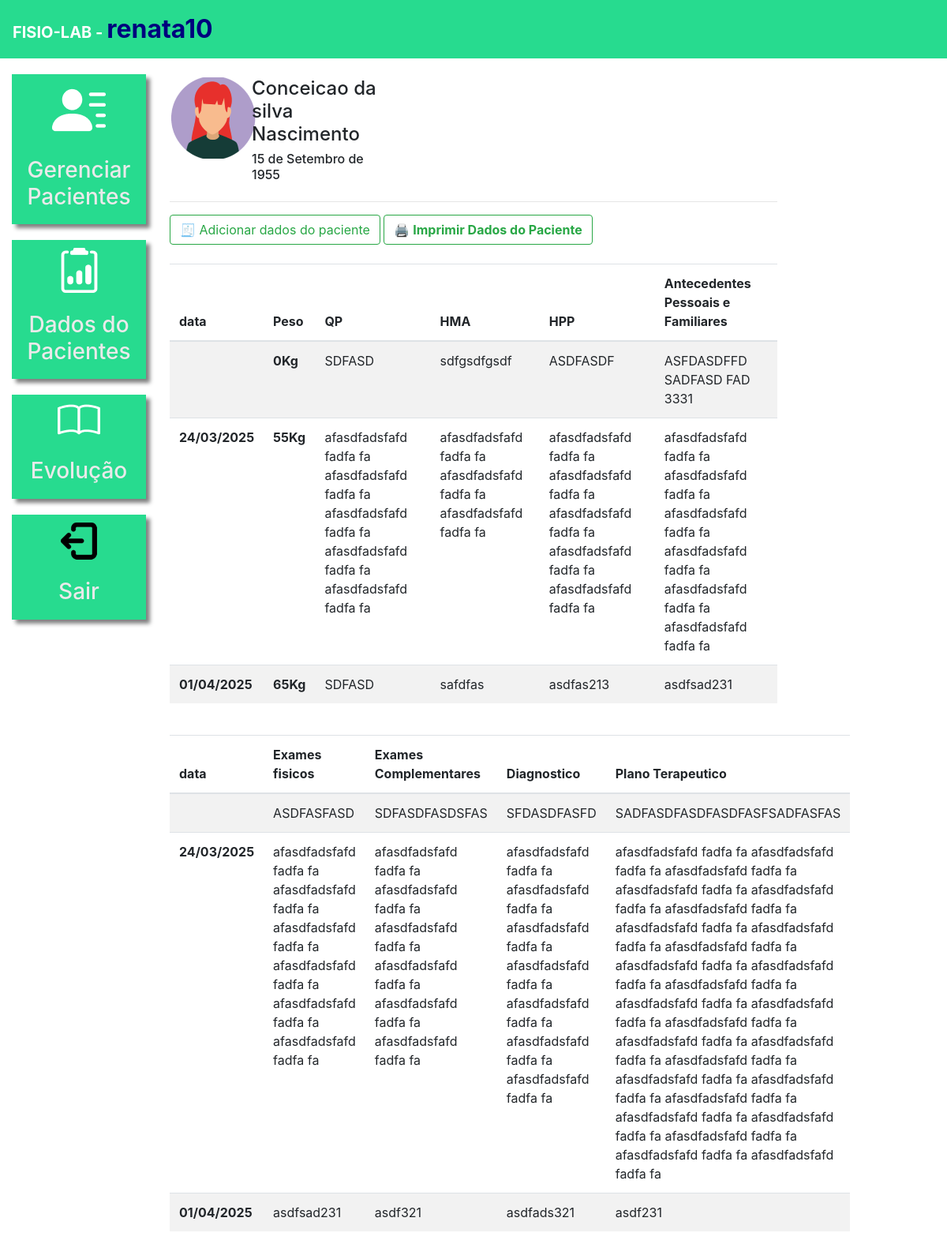
Page /dados_paciente/3/ (signed in) on the earlier database version.
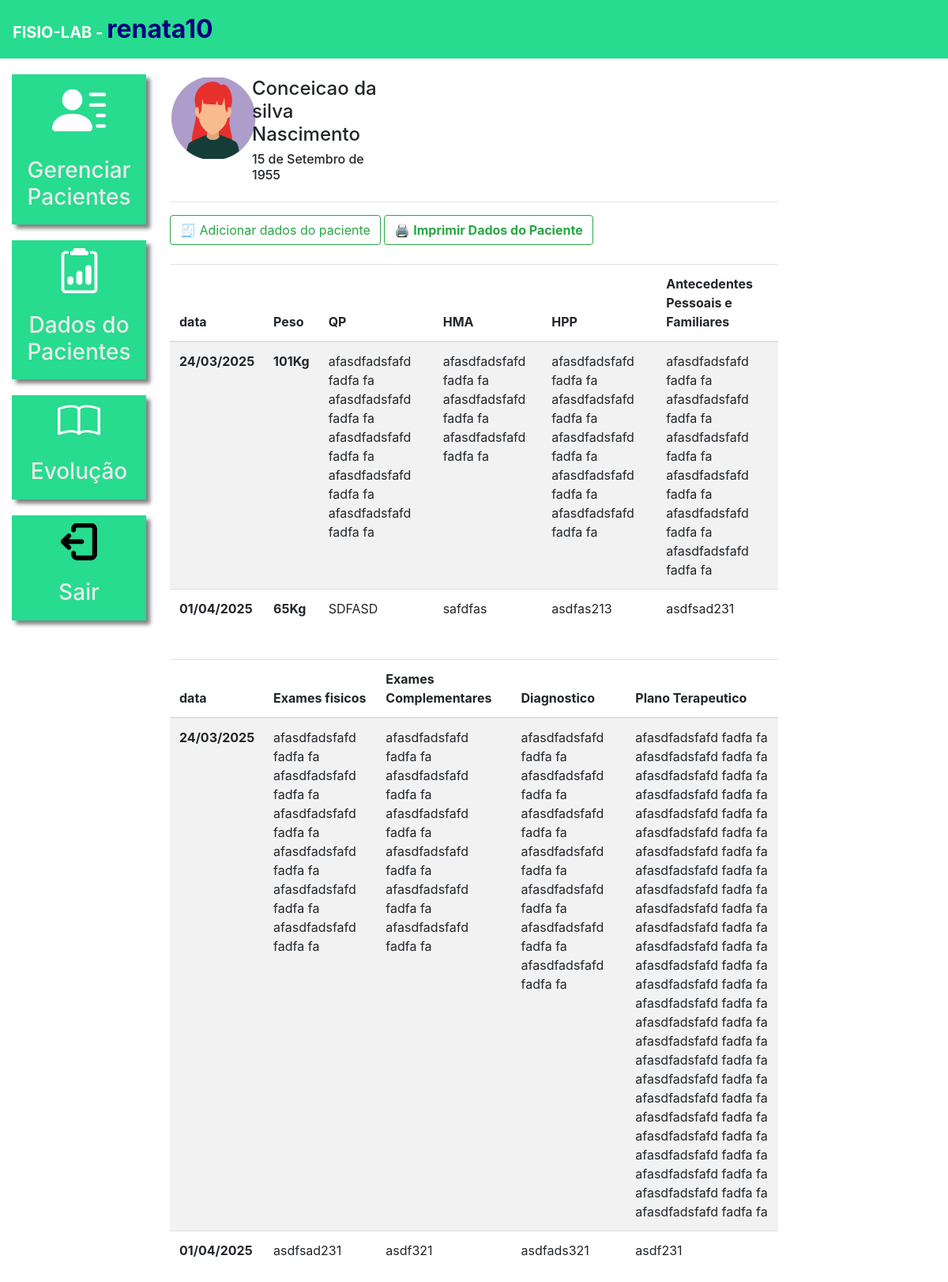
Same page on the later database version.
### plataforma/models.py (models this page shows, shortened)
class Pacientes(models.Model):
    choices_sexo = (('Feminino', 'Feminino'),
                    ('Masculino', 'Masculino'),
                    ('Outros', 'Outros'))
    choices_estadocivil = (('Casado(a)', 'Casado(a)'),
                    ('Solteiro(a)', 'Solteiro(a)'),
                    ('Divorciado(a)', 'Divorciado(a)'),
                    ('Viuvo(a)', 'Viuvo(a)'))
    nome = models.CharField(max_length=50)
    cpf = models.CharField(max_length=14, verbose_name="CPF", blank=False, null=False)
    sexo = models.CharField(max_length=24, choices=choices_sexo)
    estadocivil = models.CharField(max_length=25, choices=choices_estadocivil)
    datanascimento = models.DateField()
    naturalidade = models.CharField(max_length=120)
    profissao = models.CharField(max_length=50)
    email = models.EmailField()
    telefone = models.CharField(max_length=25)
    endereco = models.CharField(max_length=50)
    fisio = models.ForeignKey(User, on_delete=models.CASCADE)

class DadosPaciente(models.Model):
    paciente = models.ForeignKey(Pacientes, on_delete=models.CASCADE)
    data = models.DateField()
    peso = models.IntegerField()
    qp = models.CharField(max_length=125)
    hma = models.CharField(max_length=125)
    hpp = models.CharField(max_length=125)
    antecedentepf = models.CharField(max_length=120)
    exame_fisico = models.CharField(max_length=88)
    exames_complementares = models.CharField(max_length=80)
    diagnostico = models.CharField(max_length=80)
    plano_terapeutico = models.CharField(max_length=80)

### plataforma/views.py (the view, shortened to what this page needs)
# urls.py: path('dados_paciente/', views.dados_paciente_listar, name="dados_paciente_listar"),
@login_required(login_url='/auth/logar/')
def dados_paciente(request, id):
    paciente = get_object_or_404(Pacientes, id=id)
    if not paciente.fisio == request.user:
        messages.add_message(request, constants.ERROR, 'Acesso negado a este PACIENTE. ')
        return redirect('/dados_paciente/')
    if request.method == "GET":
        dados_paciente = DadosPaciente.objects.filter(paciente=paciente)
        return render(request, 'dados_paciente.html', {'paciente': paciente, 'dados_paciente': dados_paciente})

### autenticacao/context_processors.py (called while the page is built)
def perfil_profissional(request):
    if request.user.is_authenticated:
        perfil = PerfilProfissional.objects.filter(usuario=request.user).first()
        return {'perfil': perfil}
    return {'perfil': None}

### plataforma/templates/dados_paciente.html (shortened to what this page needs)
{% extends 'base_plataforma.html' %}
{% load static %}
{% block 'plataforma' %}
    <br>
    <div class="row">
        <div class="col-md-3">
            {% if paciente.sexo == "Masculino"%}
                <img src="{% static 'plataforma/img/perfil2.png' %}">
            {% else %}
                <img src="{% static 'plataforma/img/perfil1.png' %}">
            {% endif %}
        </div>
        <div class="col-md-3 dados descricao">
            <h4>{{paciente.nome}}</h4>
            <h6>{{paciente.datanascimento}}</h6>
        </div>
    </div>
    <hr>
    <button type="button" class="btn btn-outline-success" data-toggle="modal" data-target="#modal">
        🧾 Adicionar dados do paciente
    </button>
    <strong>
    <button class="btn btn-outline-success" onclick="window.location.href='{% url 'imprimir_dados_paciente' paciente.id %}'">
        🖨️ Imprimir Dados do Paciente
    </strong>
    <br>
    <br>
    <table class="table table-striped">
        <thead>
            <tr>
                <th scope="col">data</th>
                <th scope="col">Peso</th>
                <th scope="col">QP</th>
                <th scope="col">HMA</th>
                <th scope="col">HPP</th>
                <th scope="col">Antecedentes Pessoais e Familiares</th>
            </tr>
        </thead>
        <tbody>
            {% for dado in dados_paciente %}
                <tr>
                    <th scope="row">{{dado.data|date:"d/m/Y"}}</th>
                    <th>{{dado.peso}}Kg</th>
                    <td>{{dado.qp}}</td>
                    <td>{{dado.hma}}</td>
                    <td>{{dado.hpp}}</td>
                    <td>{{dado.antecedentepf}}</td>
                </tr>
            {% endfor %}
        </tbody>
    </table>
    <br>
    <table class="table table-striped">
        <thead>
            <tr>
                <th scope="col">data</th>
                <th scope="col">Exames fisicos</th>
                <th scope="col">Exames Complementares</th>
                <th scope="col">Diagnostico</th>
                <th scope="col">Plano Terapeutico</th>
            </tr>
        </thead>
        <tbody>
            {% for dado in dados_paciente %}
                <tr>
                    <th scope="row">{{dado.data|date:"d/m/Y"}}</th>
                    <td> {{dado.exame_fisico}}  </td>
                    <td> {{dado.exames_complementares}} </td>
                    <td> {{dado.diagnostico}} </td>
                    <td> {{dado.plano_terapeutico}} </td>
                </tr>
            {% endfor %}
        </tbody>
    </table>
{% endblock%}

### templates/base_plataforma.html
{% extends 'base.html' %}
{% load static %}
{% block 'head' %}
    <link rel="stylesheet" href="{% static 'plataforma/css/css.css' %}">
    <link rel="stylesheet" href="{% static 'plataforma/css/plano_evolucao.css' %}">
{% endblock %}
{% block 'body' %}
    <div class="container-fluid">
        <div class="row">
            <div class="col-md-2">
                <a href="{% url 'pacientes' %}" class="link-lateral">
                    <div class="card-lateral">
                        <img src="{% static 'plataforma/img/paciente.png' %}">
                        <br>
                        <br>
                        <h3>Gerenciar Pacientes</h3>
                    </div>
                </a>
                <a href="{% url 'dados_paciente_listar' %}" class="link-lateral">
                    <div class="card-lateral">
                        <img src="{% static 'plataforma/img/dados_paciente.png' %}">
                        <br>
                        <br>
                        <h3>Dados do Pacientes</h3>
                    </div>
                </a>
                <a href="{% url 'plano_evolucao_listar' %}" style="width: 100%" class="link-lateral">
                    <div class="card-lateral">
                        <img src="{% static 'plataforma/img/plano_alimentar.png' %}">
                        <br>
                        <br>
                        <h3>Evolução</h3>
                    </div>
                </a>
                <a href="{% url 'sair'%}" class="link-lateral">
                    <div class="card-lateral">
                        <img src="{% static 'plataforma/img/sair.png' %}">
                        <br>
                        <br>
                        <h3>Sair</h3>
                    </div>
                </a>
            </div>
            <div class="col-md-8">
                {% block 'plataforma' %}
                {% endblock %}
            </div>
        </div>
    </div>
{% endblock%}

### templates/base.html (shortened to what this page needs)
{% load static %}
<!doctype html>
<html lang="pt-BR">
    <head>
        {% block 'head' %}{% endblock %}
        <link rel="stylesheet" href="https://cdn.jsdelivr.net/npm/bootstrap@4.6.1/dist/css/bootstrap.min.css">
    </head>
    <body>
        {% if user.is_authenticated %}
            <nav style="background-color: #27DB8F;" class="navbar navbar-expand-lg navbar-dark">
                <a style="font-weight: bold" class="navbar-brand" href="#">FISIO-LAB - <font color="#00007d" size="6">{{ user.username }}</font></a>
            </nav>
        {% endif %}
        {% block 'body' %}{% endblock %}
</body>
</html>

### templates/static/plataforma/css/css.css (style rules this page uses)
.card-lateral { background-color: #27DB8F; margin-top: 20px; padding: 10px; color: #EAEAEA; font-weight: bold; text-decoration: none; text-align: center; box-shadow: 5px 5px 5px gray; }
.dados { font-weight: bold; }
.descricao { margin-left: -12%; }

Differences in the rows shown:
removed DadosPaciente: peso "0", qp "SDFASD", hma "sdfgsdfgsdf", hpp "ASDFASDF", antecedentepf "ASFDASDFFD SADFASD FAD 3331", exame_fisico "ASDFASFASD", exames_complementares "SDFASDFASDSFAS", diagnostico "SFDASDFASFD", plano_terapeutico "SADFASDFASDFASDFASFSADFASFAS"
changed DadosPaciente "afasdfadsfafd fadfa fa afasdfadsfafd fadfa fa afasdfadsfafd fadfa fa": peso "55" → "101"
